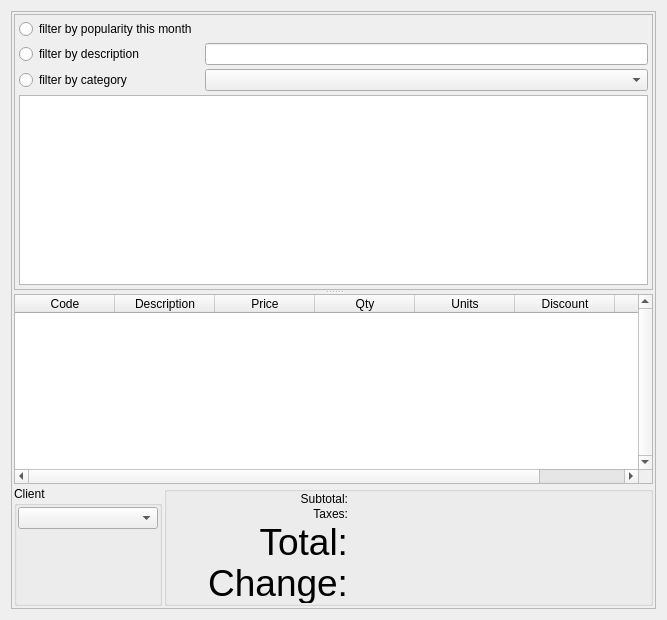
      <widget class="QWidget" name="page_Main">
       <layout class="QHBoxLayout">
        <item>
         <widget class="QFrame" name="frame">
          <property name="frameShape">
           <enum>QFrame::StyledPanel</enum>
          </property>
          <property name="frameShadow">
           <enum>QFrame::Raised</enum>
          </property>
          <layout class="QGridLayout" name="gridLayout_2">
           <property name="margin">
            <number>2</number>
           </property>
           <property name="spacing">
            <number>2</number>
           </property>
           <item row="0" column="0" colspan="2">
            <widget class="QSplitter" name="splitterGrid">
             <property name="orientation">
              <enum>Qt::Vertical</enum>
             </property>
             <widget class="QFrame" name="frameGridView">
              <property name="sizePolicy">
               <sizepolicy hsizetype="Expanding" vsizetype="Expanding">
                <horstretch>0</horstretch>
                <verstretch>0</verstretch>
               </sizepolicy>
              </property>
              <property name="frameShape">
               <enum>QFrame::StyledPanel</enum>
              </property>
              <property name="frameShadow">
               <enum>QFrame::Raised</enum>
              </property>
              <layout class="QGridLayout">
               <property name="margin">
                <number>4</number>
               </property>
               <property name="spacing">
                <number>4</number>
               </property>
               <item row="0" column="0">
                <widget class="QRadioButton" name="rbFilterByPopularity">
                 <property name="text">
                  <string>filter by popularity this month</string>
                 </property>
                </widget>
               </item>
               <item row="1" column="0">
                <widget class="QRadioButton" name="rbFilterByDesc">
                 <property name="text">
                  <string>filter by description</string>
                 </property>
                </widget>
               </item>
               <item row="1" column="2">
                <widget class="QLineEdit" name="editFilterByDesc"/>
               </item>
               <item row="2" column="0">
                <widget class="QRadioButton" name="rbFilterByCategory">
                 <property name="text">
                  <string>filter by category</string>
                 </property>
                </widget>
               </item>
               <item row="2" column="2">
                <widget class="QComboBox" name="comboFilterByCategory"/>
               </item>
               <item row="3" column="0" colspan="3">
                <widget class="QListView" name="listView"/>
               </item>
              </layout>
             </widget>
             <widget class="QTableWidget" name="tableWidget">
              <property name="enabled">
               <bool>true</bool>
              </property>
              <property name="sizePolicy">
               <sizepolicy hsizetype="Expanding" vsizetype="Expanding">
                <horstretch>0</horstretch>
                <verstretch>0</verstretch>
               </sizepolicy>
              </property>
              <property name="minimumSize">
               <size>
                <width>0</width>
                <height>150</height>
               </size>
              </property>
              <property name="focusPolicy">
               <enum>Qt::NoFocus</enum>
              </property>
              <property name="styleSheet">
               <string notr="true"/>
              </property>
              <property name="frameShape">
               <enum>QFrame::StyledPanel</enum>
              </property>
              <property name="verticalScrollBarPolicy">
               <enum>Qt::ScrollBarAlwaysOn</enum>
              </property>
              <property name="editTriggers">
               <set>QAbstractItemView::DoubleClicked</set>
              </property>
              <property name="tabKeyNavigation">
               <bool>false</bool>
              </property>
              <property name="showDropIndicator" stdset="0">
               <bool>false</bool>
              </property>
              <property name="dragDropOverwriteMode">
               <bool>false</bool>
              </property>
              <property name="alternatingRowColors">
               <bool>false</bool>
              </property>
              <property name="selectionMode">
               <enum>QAbstractItemView::SingleSelection</enum>
              </property>
              <property name="selectionBehavior">
               <enum>QAbstractItemView::SelectRows</enum>
              </property>
              <property name="showGrid">
               <bool>false</bool>
              </property>
              <property name="cornerButtonEnabled">
               <bool>false</bool>
              </property>
              <column>
               <property name="text">
                <string>Code</string>
               </property>
              </column>
              <column>
               <property name="text">
                <string>Description</string>
               </property>
              </column>
              <column>
               <property name="text">
                <string>Price</string>
               </property>
              </column>
              <column>
               <property name="text">
                <string>Qty</string>
               </property>
              </column>
              <column>
               <property name="text">
                <string>Units</string>
               </property>
              </column>
              <column>
               <property name="text">
                <string>Discount</string>
               </property>
              </column>
              <column>
               <property name="text">
                <string>Total</string>
               </property>
              </column>
             </widget>
            </widget>
           </item>
           <item row="1" column="1">
            <widget class="QGroupBox" name="groupTotals">
             <property name="sizePolicy">
              <sizepolicy hsizetype="Minimum" vsizetype="Maximum">
               <horstretch>0</horstretch>
               <verstretch>0</verstretch>
              </sizepolicy>
             </property>
             <property name="minimumSize">
              <size>
               <width>0</width>
               <height>120</height>
              </size>
             </property>
             <property name="styleSheet">
              <string notr="true"/>
             </property>
             <property name="title">
              <string/>
             </property>
             <property name="alignment">
              <set>Qt::AlignRight|Qt::AlignTrailing|Qt::AlignVCenter</set>
             </property>
             <property name="flat">
              <bool>false</bool>
             </property>
             <layout class="QGridLayout">
              <property name="leftMargin">
               <number>1</number>
              </property>
              <property name="topMargin">
               <number>0</number>
              </property>
              <property name="rightMargin">
               <number>1</number>
              </property>
              <property name="bottomMargin">
               <number>0</number>
              </property>
              <property name="spacing">
               <number>1</number>
              </property>
              <item row="2" column="0">
               <widget class="QLabel" name="labelTotalpre">
                <property name="sizePolicy">
                 <sizepolicy hsizetype="MinimumExpanding" vsizetype="Minimum">
                  <horstretch>0</horstretch>
                  <verstretch>0</verstretch>
                 </sizepolicy>
                </property>
                <property name="minimumSize">
                 <size>
                  <width>180</width>
                  <height>40</height>
                 </size>
                </property>
                <property name="maximumSize">
                 <size>
                  <width>200</width>
                  <height>40</height>
                 </size>
                </property>
                <property name="font">
                 <font>
                  <pointsize>28</pointsize>
                 </font>
                </property>
                <property name="layoutDirection">
                 <enum>Qt::LeftToRight</enum>
                </property>
                <property name="frameShape">
                 <enum>QFrame::NoFrame</enum>
                </property>
                <property name="text">
                 <string>Total:</string>
                </property>
                <property name="scaledContents">
                 <bool>true</bool>
                </property>
                <property name="alignment">
                 <set>Qt::AlignRight|Qt::AlignTrailing|Qt::AlignVCenter</set>
                </property>
                <property name="indent">
                 <number>0</number>
                </property>
               </widget>
              </item>
              <item row="2" column="1">
               <widget class="QLabel" name="labelTotal">
                <property name="sizePolicy">
                 <sizepolicy hsizetype="MinimumExpanding" vsizetype="Minimum">
                  <horstretch>0</horstretch>
                  <verstretch>0</verstretch>
                 </sizepolicy>
                </property>
                <property name="minimumSize">
                 <size>
                  <width>300</width>
                  <height>40</height>
                 </size>
                </property>
                <property name="maximumSize">
                 <size>
                  <width>16777215</width>
                  <height>40</height>
                 </size>
                </property>
                <property name="font">
                 <font>
                  <pointsize>28</pointsize>
                 </font>
                </property>
                <property name="layoutDirection">
                 <enum>Qt::LeftToRight</enum>
                </property>
                <property name="frameShape">
                 <enum>QFrame::NoFrame</enum>
                </property>
                <property name="text">
                 <string/>
                </property>
                <property name="scaledContents">
                 <bool>true</bool>
                </property>
                <property name="alignment">
                 <set>Qt::AlignRight|Qt::AlignTrailing|Qt::AlignVCenter</set>
                </property>
               </widget>
              </item>
              <item row="4" column="0">
               <widget class="QLabel" name="labelChangepre">
                <property name="sizePolicy">
                 <sizepolicy hsizetype="MinimumExpanding" vsizetype="Minimum">
                  <horstretch>0</horstretch>
                  <verstretch>0</verstretch>
                 </sizepolicy>
                </property>
                <property name="minimumSize">
                 <size>
                  <width>180</width>
                  <height>40</height>
                 </size>
                </property>
                <property name="maximumSize">
                 <size>
                  <width>200</width>
                  <height>40</height>
                 </size>
                </property>
                <property name="font">
                 <font>
                  <pointsize>28</pointsize>
                 </font>
                </property>
                <property name="layoutDirection">
                 <enum>Qt::LeftToRight</enum>
                </property>
                <property name="frameShape">
                 <enum>QFrame::NoFrame</enum>
                </property>
                <property name="text">
                 <string>Change:</string>
                </property>
                <property name="scaledContents">
                 <bool>true</bool>
                </property>
                <property name="alignment">
                 <set>Qt::AlignRight|Qt::AlignTrailing|Qt::AlignVCenter</set>
                </property>
                <property name="margin">
                 <number>0</number>
                </property>
                <property name="indent">
                 <number>0</number>
                </property>
               </widget>
              </item>
              <item row="4" column="1">
               <widget class="QLabel" name="labelChange">
                <property name="sizePolicy">
                 <sizepolicy hsizetype="MinimumExpanding" vsizetype="Minimum">
                  <horstretch>0</horstretch>
                  <verstretch>0</verstretch>
                 </sizepolicy>
                </property>
                <property name="minimumSize">
                 <size>
                  <width>300</width>
                  <height>40</height>
                 </size>
                </property>
                <property name="maximumSize">
                 <size>
                  <width>1000</width>
                  <height>40</height>
                 </size>
                </property>
                <property name="font">
                 <font>
                  <pointsize>28</pointsize>
                 </font>
                </property>
                <property name="layoutDirection">
                 <enum>Qt::LeftToRight</enum>
                </property>
                <property name="frameShape">
                 <enum>QFrame::NoFrame</enum>
                </property>
                <property name="text">
                 <string/>
                </property>
                <property name="scaledContents">
                 <bool>true</bool>
                </property>
                <property name="alignment">
                 <set>Qt::AlignRight|Qt::AlignTrailing|Qt::AlignVCenter</set>
                </property>
               </widget>
              </item>
              <item row="0" column="0">
               <widget class="QLabel" name="lblSubtotalPre">
                <property name="text">
                 <string>Subtotal:</string>
                </property>
                <property name="alignment">
                 <set>Qt::AlignRight|Qt::AlignTrailing|Qt::AlignVCenter</set>
                </property>
               </widget>
              </item>
              <item row="0" column="1">
               <widget class="QLabel" name="lblSubtotal">
                <property name="text">
                 <string/>
                </property>
                <property name="alignment">
                 <set>Qt::AlignRight|Qt::AlignTrailing|Qt::AlignVCenter</set>
                </property>
               </widget>
              </item>
              <item row="1" column="0">
               <widget class="QLabel" name="lblSaleTaxesPre">
                <property name="text">
                 <string>Taxes:</string>
                </property>
                <property name="alignment">
                 <set>Qt::AlignRight|Qt::AlignTrailing|Qt::AlignVCenter</set>
                </property>
               </widget>
              </item>
              <item row="1" column="1">
               <widget class="QLabel" name="lblSaleTaxes">
                <property name="text">
                 <string/>
                </property>
                <property name="alignment">
                 <set>Qt::AlignRight|Qt::AlignTrailing|Qt::AlignVCenter</set>
                </property>
               </widget>
              </item>
             </layout>
            </widget>
           </item>
           <item row="1" column="0">
            <widget class="QGroupBox" name="groupClient">
             <property name="sizePolicy">
              <sizepolicy hsizetype="MinimumExpanding" vsizetype="Minimum">
               <horstretch>0</horstretch>
               <verstretch>0</verstretch>
              </sizepolicy>
             </property>
             <property name="minimumSize">
              <size>
               <width>120</width>
               <height>120</height>
              </size>
             </property>
             <property name="title">
              <string>Client</string>
             </property>
             <layout class="QGridLayout" rowstretch="0">
              <property name="margin">
               <number>1</number>
              </property>
              <property name="spacing">
               <number>1</number>
              </property>
              <item row="0" column="0">
               <layout class="QVBoxLayout">
                <property name="spacing">
                 <number>0</number>
                </property>
                <item>
                 <widget class="QComboBox" name="comboClients">
                  <property name="sizePolicy">
                   <sizepolicy hsizetype="Fixed" vsizetype="Fixed">
                    <horstretch>0</horstretch>
                    <verstretch>0</verstretch>
                   </sizepolicy>
                  </property>
                  <property name="minimumSize">
                   <size>
                    <width>140</width>
                    <height>0</height>
                   </size>
                  </property>
                 </widget>
                </item>
                <item>
                 <widget class="QLabel" name="lblClientDiscount">
                  <property name="sizePolicy">
                   <sizepolicy hsizetype="MinimumExpanding" vsizetype="Minimum">
                    <horstretch>0</horstretch>
                    <verstretch>0</verstretch>
                   </sizepolicy>
                  </property>
                  <property name="text">
                   <string/>
                  </property>
                 </widget>
                </item>
                <item>
                 <widget class="QLabel" name="labelClientDiscounted">
                  <property name="sizePolicy">
                   <sizepolicy hsizetype="MinimumExpanding" vsizetype="Minimum">
                    <horstretch>0</horstretch>
                    <verstretch>0</verstretch>
                   </sizepolicy>
                  </property>
                  <property name="text">
                   <string/>
                  </property>
                  <property name="indent">
                   <number>7</number>
                  </property>
                 </widget>
                </item>
                <item>
                 <widget class="QLabel" name="lblCreditInfo">
                  <property name="sizePolicy">
                   <sizepolicy hsizetype="MinimumExpanding" vsizetype="Minimum">
                    <horstretch>0</horstretch>
                    <verstretch>0</verstretch>
                   </sizepolicy>
                  </property>
                  <property name="text">
                   <string/>
                  </property>
                 </widget>
                </item>
               </layout>
              </item>
             </layout>
            </widget>
           </item>
          </layout>
         </widget>
        </item>
       </layout>
      </widget>
